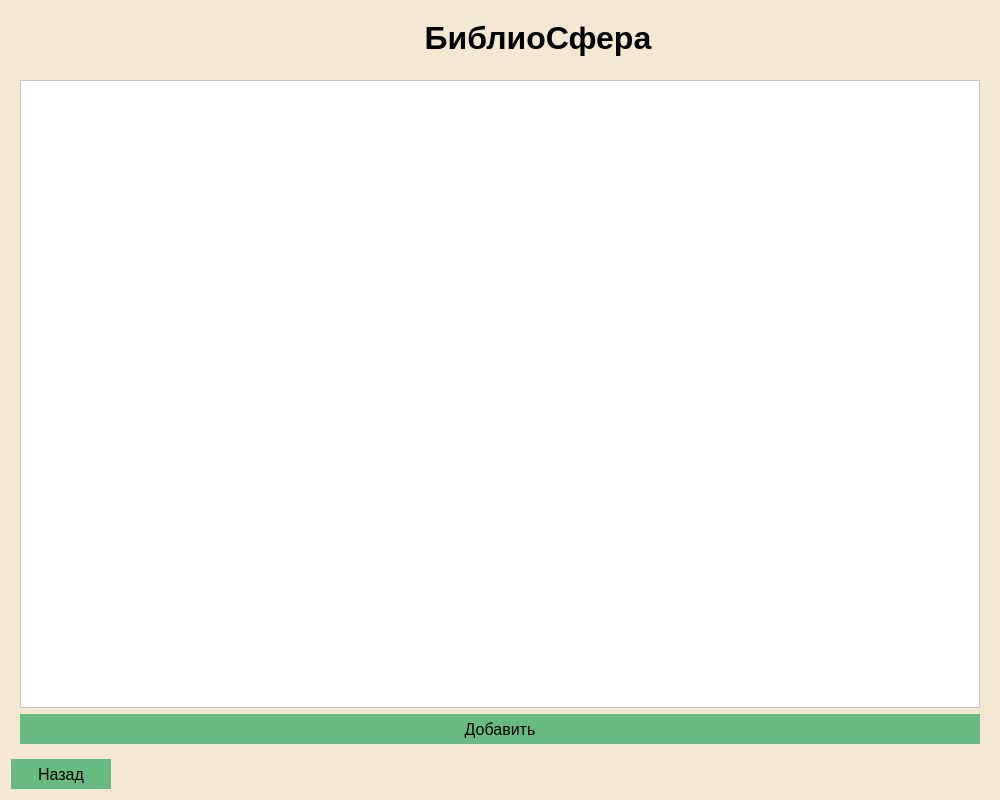
<?xml version="1.0" encoding="UTF-8"?>
<ui version="4.0">
 <class>Dialog</class>
 <widget class="QDialog" name="Dialog">
  <property name="geometry">
   <rect>
    <x>0</x>
    <y>0</y>
    <width>1000</width>
    <height>800</height>
   </rect>
  </property>
  <property name="minimumSize">
   <size>
    <width>1000</width>
    <height>800</height>
   </size>
  </property>
  <property name="windowTitle">
   <string>BiblioSfera</string>
  </property>
  <property name="styleSheet">
   <string notr="true">#Dialog {
    background-color: #F4E8D3;
}


/* Все QLabel */
QLabel {
    font: 12pt &quot;Segoe UI&quot;;
}

/* Заголовок отдельно */
#zagolovok {
    font: 24pt &quot;Segoe UI&quot;;
    font-weight: bold;
}


/* Все QPushButton */
QPushButton {
    background-color: #67BA80;
    border: 0px;
    font: 12pt &quot;Segoe UI&quot;;

}</string>
  </property>
  <layout class="QVBoxLayout" name="verticalLayout">
   <item>
    <widget class="QWidget" name="widget" native="true">
     <property name="styleSheet">
      <string notr="true"/>
     </property>
     <layout class="QGridLayout" name="gridLayout">
      <item row="0" column="0">
       <widget class="QLabel" name="label_2">
        <property name="maximumSize">
         <size>
          <width>70</width>
          <height>70</height>
         </size>
        </property>
        <property name="text">
         <string/>
        </property>
        <property name="pixmap">
         <pixmap>../media/search_book_open_search_locate_6178.png</pixmap>
        </property>
        <property name="scaledContents">
         <bool>true</bool>
        </property>
       </widget>
      </item>
      <item row="0" column="1">
       <widget class="QLabel" name="zagolovok">
        <property name="font">
         <font>
          <family>Segoe UI</family>
          <pointsize>24</pointsize>
          <italic>false</italic>
          <bold>true</bold>
         </font>
        </property>
        <property name="text">
         <string>БиблиоСфера</string>
        </property>
        <property name="alignment">
         <set>Qt::AlignCenter</set>
        </property>
       </widget>
      </item>
     </layout>
    </widget>
   </item>
   <item>
    <widget class="QStackedWidget" name="stackedWidget">
     <property name="styleSheet">
      <string notr="true"/>
     </property>
     <widget class="QWidget" name="Partners">
      <property name="styleSheet">
       <string notr="true">QListWidget
{
	background-color: rgb(255, 255, 255);
}</string>
      </property>
      <layout class="QVBoxLayout" name="verticalLayout_2">
       <item>
        <widget class="QListWidget" name="VivodParynera">
         <property name="styleSheet">
          <string notr="true">            QListWidget {
                background-color: white;
                outline: 0;
            }
            QListWidget::item {
                border: 1px solid #ddd;
                padding: 14px;  /* Увеличенный padding */
                margin: 5px;
                min-height: 140px;  /* Увеличена минимальная высота */
            }
            QListWidget::item:selected {
                background-color: #f0f0f0;
            }</string>
         </property>
        </widget>
       </item>
       <item>
        <widget class="QPushButton" name="btnAddPartner">
         <property name="minimumSize">
          <size>
           <width>0</width>
           <height>30</height>
          </size>
         </property>
         <property name="font">
          <font>
           <family>Segoe UI</family>
           <pointsize>12</pointsize>
           <italic>false</italic>
           <bold>false</bold>
          </font>
         </property>
         <property name="text">
          <string>Добавить</string>
         </property>
        </widget>
       </item>
      </layout>
     </widget>
     <widget class="QWidget" name="pageAddPartner">
      <property name="styleSheet">
       <string notr="true"/>
      </property>
      <layout class="QGridLayout" name="gridLayout_2">
       <item row="12" column="0">
        <widget class="QLabel" name="Dom">
         <property name="text">
          <string>Дом:</string>
         </property>
        </widget>
       </item>
       <item row="18" column="1" colspan="2">
        <widget class="QLabel" name="phone_error">
         <property name="minimumSize">
          <size>
           <width>600</width>
           <height>0</height>
          </size>
         </property>
         <property name="styleSheet">
          <string notr="true">color: rgb(237, 51, 59);</string>
         </property>
         <property name="text">
          <string/>
         </property>
        </widget>
       </item>
       <item row="17" column="0">
        <widget class="QLabel" name="Phone">
         <property name="text">
          <string>Телефон:</string>
         </property>
        </widget>
       </item>
       <item row="14" column="0">
        <widget class="QLabel" name="Name">
         <property name="text">
          <string>Имя директора:</string>
         </property>
        </widget>
       </item>
       <item row="15" column="1" colspan="2">
        <widget class="QLineEdit" name="director_middle_name_input"/>
       </item>
       <item row="11" column="1" colspan="2">
        <widget class="QLineEdit" name="street_input"/>
       </item>
       <item row="0" column="1" colspan="2">
        <widget class="QLineEdit" name="inn_input"/>
       </item>
       <item row="2" column="1" colspan="2">
        <widget class="QLineEdit" name="name_input"/>
       </item>
       <item row="10" column="1" colspan="2">
        <widget class="QLineEdit" name="city_input"/>
       </item>
       <item row="11" column="0">
        <widget class="QLabel" name="Yliza">
         <property name="text">
          <string>Улица:</string>
         </property>
        </widget>
       </item>
       <item row="19" column="0">
        <widget class="QLabel" name="Email">
         <property name="text">
          <string>Email:</string>
         </property>
        </widget>
       </item>
       <item row="16" column="1" colspan="2">
        <widget class="QLabel" name="director_error">
         <property name="minimumSize">
          <size>
           <width>600</width>
           <height>0</height>
          </size>
         </property>
         <property name="styleSheet">
          <string notr="true">color: rgb(237, 51, 59);</string>
         </property>
         <property name="text">
          <string/>
         </property>
        </widget>
       </item>
       <item row="3" column="1" colspan="2">
        <widget class="QLabel" name="name_error">
         <property name="minimumSize">
          <size>
           <width>600</width>
           <height>0</height>
          </size>
         </property>
         <property name="styleSheet">
          <string notr="true">color: rgb(237, 51, 59);</string>
         </property>
         <property name="text">
          <string/>
         </property>
        </widget>
       </item>
       <item row="8" column="1" colspan="2">
        <widget class="QLabel" name="index_error">
         <property name="minimumSize">
          <size>
           <width>600</width>
           <height>0</height>
          </size>
         </property>
         <property name="styleSheet">
          <string notr="true">color: rgb(237, 51, 59);</string>
         </property>
         <property name="text">
          <string/>
         </property>
        </widget>
       </item>
       <item row="14" column="1" colspan="2">
        <widget class="QLineEdit" name="director_first_name_input"/>
       </item>
       <item row="19" column="1" colspan="2">
        <widget class="QLineEdit" name="email_input"/>
       </item>
       <item row="1" column="1" colspan="2">
        <widget class="QLabel" name="inn_error">
         <property name="minimumSize">
          <size>
           <width>600</width>
           <height>0</height>
          </size>
         </property>
         <property name="styleSheet">
          <string notr="true">color: rgb(237, 51, 59);</string>
         </property>
         <property name="text">
          <string/>
         </property>
        </widget>
       </item>
       <item row="4" column="1">
        <widget class="QComboBox" name="type_combo"/>
       </item>
       <item row="13" column="1" colspan="2">
        <widget class="QLineEdit" name="director_last_name_input"/>
       </item>
       <item row="20" column="1" colspan="2">
        <widget class="QLabel" name="email_error">
         <property name="minimumSize">
          <size>
           <width>600</width>
           <height>0</height>
          </size>
         </property>
         <property name="styleSheet">
          <string notr="true">color: rgb(237, 51, 59);</string>
         </property>
         <property name="text">
          <string/>
         </property>
        </widget>
       </item>
       <item row="12" column="1" colspan="2">
        <widget class="QLineEdit" name="house_input"/>
       </item>
       <item row="0" column="0">
        <widget class="QLabel" name="INN">
         <property name="text">
          <string>ИНН:</string>
         </property>
        </widget>
       </item>
       <item row="15" column="0">
        <widget class="QLabel" name="Otchestvo">
         <property name="text">
          <string>Отчество директора:</string>
         </property>
        </widget>
       </item>
       <item row="2" column="0">
        <widget class="QLabel" name="Naimenovanie">
         <property name="text">
          <string>Наименование:</string>
         </property>
        </widget>
       </item>
       <item row="9" column="1" colspan="2">
        <widget class="QLineEdit" name="region_input"/>
       </item>
       <item row="7" column="1" colspan="2">
        <widget class="QLineEdit" name="index_input"/>
       </item>
       <item row="9" column="0">
        <widget class="QLabel" name="Oblast">
         <property name="text">
          <string>Область:</string>
         </property>
        </widget>
       </item>
       <item row="22" column="0" colspan="3">
        <widget class="QPushButton" name="Add_button">
         <property name="minimumSize">
          <size>
           <width>800</width>
           <height>30</height>
          </size>
         </property>
         <property name="text">
          <string>Добавить</string>
         </property>
        </widget>
       </item>
       <item row="5" column="1">
        <widget class="QSpinBox" name="rating_spin">
         <property name="minimumSize">
          <size>
           <width>100</width>
           <height>0</height>
          </size>
         </property>
        </widget>
       </item>
       <item row="13" column="0">
        <widget class="QLabel" name="Familiya">
         <property name="text">
          <string>Фамилия директора:</string>
         </property>
        </widget>
       </item>
       <item row="5" column="0">
        <widget class="QLabel" name="Reiting">
         <property name="text">
          <string>Рейтинг:</string>
         </property>
        </widget>
       </item>
       <item row="17" column="1" colspan="2">
        <widget class="QLineEdit" name="phone_input"/>
       </item>
       <item row="4" column="0">
        <widget class="QLabel" name="TypePartner">
         <property name="text">
          <string>Тип партнера:</string>
         </property>
        </widget>
       </item>
       <item row="10" column="0">
        <widget class="QLabel" name="Gorod">
         <property name="text">
          <string>Город:</string>
         </property>
        </widget>
       </item>
       <item row="7" column="0">
        <widget class="QLabel" name="Index">
         <property name="text">
          <string>Индекс:</string>
         </property>
        </widget>
       </item>
       <item row="6" column="1">
        <widget class="QLabel" name="rating_error">
         <property name="minimumSize">
          <size>
           <width>400</width>
           <height>0</height>
          </size>
         </property>
         <property name="styleSheet">
          <string notr="true">color: rgb(237, 51, 59);</string>
         </property>
         <property name="text">
          <string/>
         </property>
        </widget>
       </item>
       <item row="21" column="2">
        <widget class="QPushButton" name="btnHistory">
         <property name="minimumSize">
          <size>
           <width>300</width>
           <height>30</height>
          </size>
         </property>
         <property name="text">
          <string>История реализации</string>
         </property>
        </widget>
       </item>
       <item row="21" column="0">
        <widget class="QPushButton" name="btnSave">
         <property name="minimumSize">
          <size>
           <width>300</width>
           <height>30</height>
          </size>
         </property>
         <property name="text">
          <string>Сохранить</string>
         </property>
        </widget>
       </item>
      </layout>
     </widget>
     <widget class="QWidget" name="SaleHistory">
      <layout class="QGridLayout" name="gridLayout_3">
       <item row="0" column="0">
        <widget class="QTableWidget" name="table_widget"/>
       </item>
       <item row="1" column="0">
        <widget class="QPushButton" name="back_btn">
         <property name="minimumSize">
          <size>
           <width>0</width>
           <height>30</height>
          </size>
         </property>
         <property name="text">
          <string>Назад</string>
         </property>
        </widget>
       </item>
      </layout>
     </widget>
    </widget>
   </item>
   <item>
    <widget class="QPushButton" name="btnBack">
     <property name="minimumSize">
      <size>
       <width>0</width>
       <height>30</height>
      </size>
     </property>
     <property name="maximumSize">
      <size>
       <width>100</width>
       <height>16777215</height>
      </size>
     </property>
     <property name="font">
      <font>
       <family>Segoe UI</family>
       <pointsize>12</pointsize>
       <italic>false</italic>
       <bold>false</bold>
      </font>
     </property>
     <property name="text">
      <string>Назад</string>
     </property>
    </widget>
   </item>
  </layout>
 </widget>
 <resources/>
 <connections/>
</ui>
